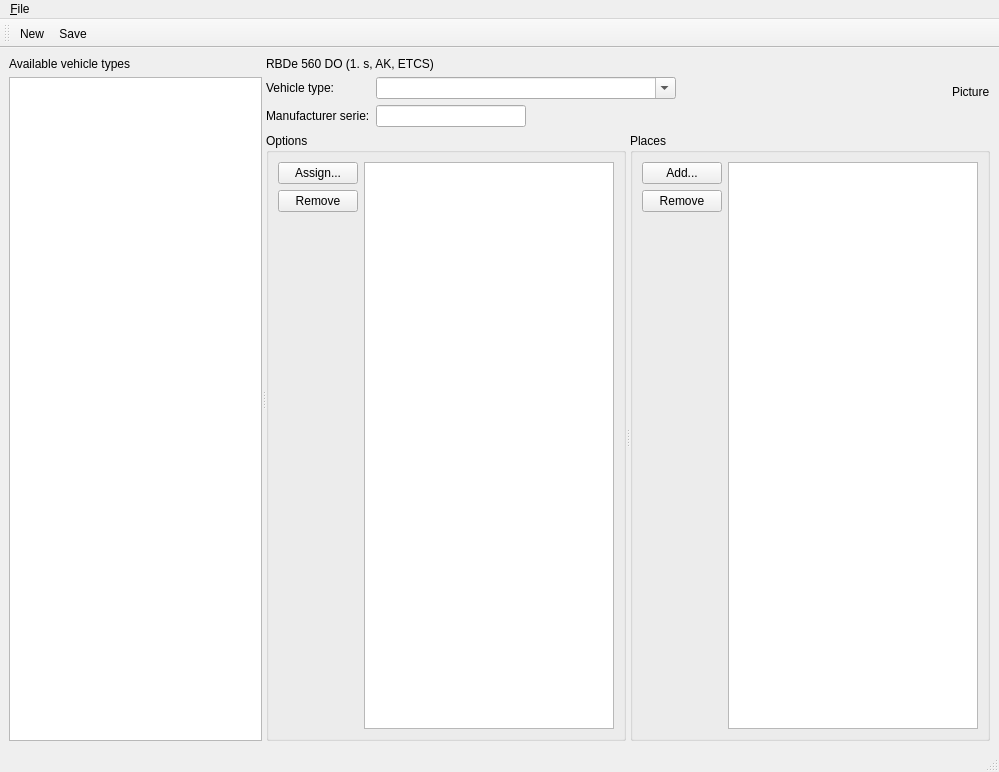
<?xml version="1.0" encoding="UTF-8"?>
<ui version="4.0">
 <class>Mdt::Railway::TaskList::EditVehicleTypeWindow</class>
 <widget class="QMainWindow" name="Mdt::Railway::TaskList::EditVehicleTypeWindow">
  <property name="geometry">
   <rect>
    <x>0</x>
    <y>0</y>
    <width>999</width>
    <height>772</height>
   </rect>
  </property>
  <property name="windowTitle">
   <string>Vehicle type edition</string>
  </property>
  <widget class="QWidget" name="centralwidget">
   <layout class="QVBoxLayout" name="verticalLayout_6">
    <item>
     <widget class="QSplitter" name="splitter">
      <property name="orientation">
       <enum>Qt::Horizontal</enum>
      </property>
      <widget class="QWidget" name="availableVehicleTypesWidget" native="true">
       <layout class="QVBoxLayout" name="verticalLayout_5">
        <item>
         <widget class="QLabel" name="availableVehicleTypeLabel">
          <property name="text">
           <string>Available vehicle types</string>
          </property>
         </widget>
        </item>
        <item>
         <widget class="QTableView" name="availableVehicleTypeView"/>
        </item>
       </layout>
      </widget>
      <widget class="QWidget" name="editionWidget" native="true">
       <layout class="QVBoxLayout" name="verticalLayout_4">
        <item>
         <layout class="QHBoxLayout" name="horizontalLayout">
          <item>
           <layout class="QVBoxLayout" name="verticalLayout_3">
            <item>
             <widget class="QLabel" name="label_4">
              <property name="text">
               <string>RBDe 560 DO (1. s, AK, ETCS)</string>
              </property>
             </widget>
            </item>
            <item>
             <layout class="QFormLayout" name="formLayout">
              <item row="0" column="0">
               <widget class="QLabel" name="lbVehicleType">
                <property name="text">
                 <string>Vehicle type:</string>
                </property>
               </widget>
              </item>
              <item row="0" column="1">
               <widget class="QComboBox" name="vehicleTypeName">
                <property name="minimumSize">
                 <size>
                  <width>200</width>
                  <height>0</height>
                 </size>
                </property>
                <property name="maximumSize">
                 <size>
                  <width>300</width>
                  <height>16777215</height>
                 </size>
                </property>
                <property name="editable">
                 <bool>true</bool>
                </property>
                <property name="insertPolicy">
                 <enum>QComboBox::NoInsert</enum>
                </property>
               </widget>
              </item>
              <item row="1" column="0">
               <widget class="QLabel" name="label_2">
                <property name="text">
                 <string>Manufacturer serie:</string>
                </property>
               </widget>
              </item>
              <item row="1" column="1">
               <widget class="QLineEdit" name="leManufacturerSerie">
                <property name="minimumSize">
                 <size>
                  <width>50</width>
                  <height>0</height>
                 </size>
                </property>
                <property name="maximumSize">
                 <size>
                  <width>150</width>
                  <height>16777215</height>
                 </size>
                </property>
               </widget>
              </item>
             </layout>
            </item>
           </layout>
          </item>
          <item>
           <widget class="QLabel" name="label_5">
            <property name="text">
             <string>Picture</string>
            </property>
           </widget>
          </item>
         </layout>
        </item>
        <item>
         <widget class="QSplitter" name="optionsPlacesSplitter">
          <property name="sizePolicy">
           <sizepolicy hsizetype="Expanding" vsizetype="MinimumExpanding">
            <horstretch>0</horstretch>
            <verstretch>0</verstretch>
           </sizepolicy>
          </property>
          <property name="orientation">
           <enum>Qt::Horizontal</enum>
          </property>
          <widget class="QGroupBox" name="groupBox">
           <property name="sizePolicy">
            <sizepolicy hsizetype="Preferred" vsizetype="Preferred">
             <horstretch>0</horstretch>
             <verstretch>0</verstretch>
            </sizepolicy>
           </property>
           <property name="title">
            <string>Options</string>
           </property>
           <layout class="QHBoxLayout" name="horizontalLayout_2">
            <item>
             <layout class="QVBoxLayout" name="verticalLayout">
              <item>
               <widget class="QPushButton" name="pushButton_2">
                <property name="text">
                 <string>Assign...</string>
                </property>
                <property name="icon">
                 <iconset theme="list-add">
                  <normaloff>../../../../../../../.designer/backup</normaloff>../../../../../../../.designer/backup</iconset>
                </property>
               </widget>
              </item>
              <item>
               <widget class="QPushButton" name="pushButton_3">
                <property name="text">
                 <string>Remove</string>
                </property>
                <property name="icon">
                 <iconset theme="list-remove">
                  <normaloff>../../../../../../../.designer/backup</normaloff>../../../../../../../.designer/backup</iconset>
                </property>
               </widget>
              </item>
              <item>
               <spacer name="verticalSpacer">
                <property name="orientation">
                 <enum>Qt::Vertical</enum>
                </property>
                <property name="sizeHint" stdset="0">
                 <size>
                  <width>20</width>
                  <height>40</height>
                 </size>
                </property>
               </spacer>
              </item>
             </layout>
            </item>
            <item>
             <widget class="QTableView" name="tableView"/>
            </item>
           </layout>
          </widget>
          <widget class="QGroupBox" name="groupBox_2">
           <property name="sizePolicy">
            <sizepolicy hsizetype="Preferred" vsizetype="Preferred">
             <horstretch>0</horstretch>
             <verstretch>0</verstretch>
            </sizepolicy>
           </property>
           <property name="title">
            <string>Places</string>
           </property>
           <layout class="QHBoxLayout" name="horizontalLayout_3">
            <item>
             <layout class="QVBoxLayout" name="verticalLayout_2">
              <item>
               <widget class="QPushButton" name="pushButton_4">
                <property name="text">
                 <string>Add...</string>
                </property>
                <property name="icon">
                 <iconset theme="list-add">
                  <normaloff>../../../../../../../.designer/backup</normaloff>../../../../../../../.designer/backup</iconset>
                </property>
               </widget>
              </item>
              <item>
               <widget class="QPushButton" name="pushButton_5">
                <property name="text">
                 <string>Remove</string>
                </property>
                <property name="icon">
                 <iconset theme="list-remove">
                  <normaloff>../../../../../../../.designer/backup</normaloff>../../../../../../../.designer/backup</iconset>
                </property>
               </widget>
              </item>
              <item>
               <spacer name="verticalSpacer_2">
                <property name="orientation">
                 <enum>Qt::Vertical</enum>
                </property>
                <property name="sizeHint" stdset="0">
                 <size>
                  <width>20</width>
                  <height>40</height>
                 </size>
                </property>
               </spacer>
              </item>
             </layout>
            </item>
            <item>
             <widget class="QTableView" name="tableView_2"/>
            </item>
           </layout>
          </widget>
         </widget>
        </item>
       </layout>
      </widget>
     </widget>
    </item>
   </layout>
  </widget>
  <widget class="QMenuBar" name="menubar">
   <property name="geometry">
    <rect>
     <x>0</x>
     <y>0</y>
     <width>999</width>
     <height>20</height>
    </rect>
   </property>
   <widget class="QMenu" name="menu_File">
    <property name="title">
     <string>&amp;File</string>
    </property>
    <addaction name="action_Save"/>
    <addaction name="action_New"/>
   </widget>
   <addaction name="menu_File"/>
  </widget>
  <widget class="QStatusBar" name="statusbar"/>
  <widget class="QToolBar" name="toolBar">
   <property name="windowTitle">
    <string>toolBar</string>
   </property>
   <attribute name="toolBarArea">
    <enum>TopToolBarArea</enum>
   </attribute>
   <attribute name="toolBarBreak">
    <bool>false</bool>
   </attribute>
   <addaction name="action_New"/>
   <addaction name="action_Save"/>
  </widget>
  <action name="action_Save">
   <property name="icon">
    <iconset theme="document-save">
     <normaloff>../../../../../../../.designer/backup</normaloff>../../../../../../../.designer/backup</iconset>
   </property>
   <property name="text">
    <string>&amp;Save</string>
   </property>
  </action>
  <action name="action_New">
   <property name="icon">
    <iconset theme="document-new">
     <normaloff>../../../../../../../.designer/backup</normaloff>../../../../../../../.designer/backup</iconset>
   </property>
   <property name="text">
    <string>&amp;New</string>
   </property>
  </action>
 </widget>
 <resources/>
 <connections/>
</ui>
